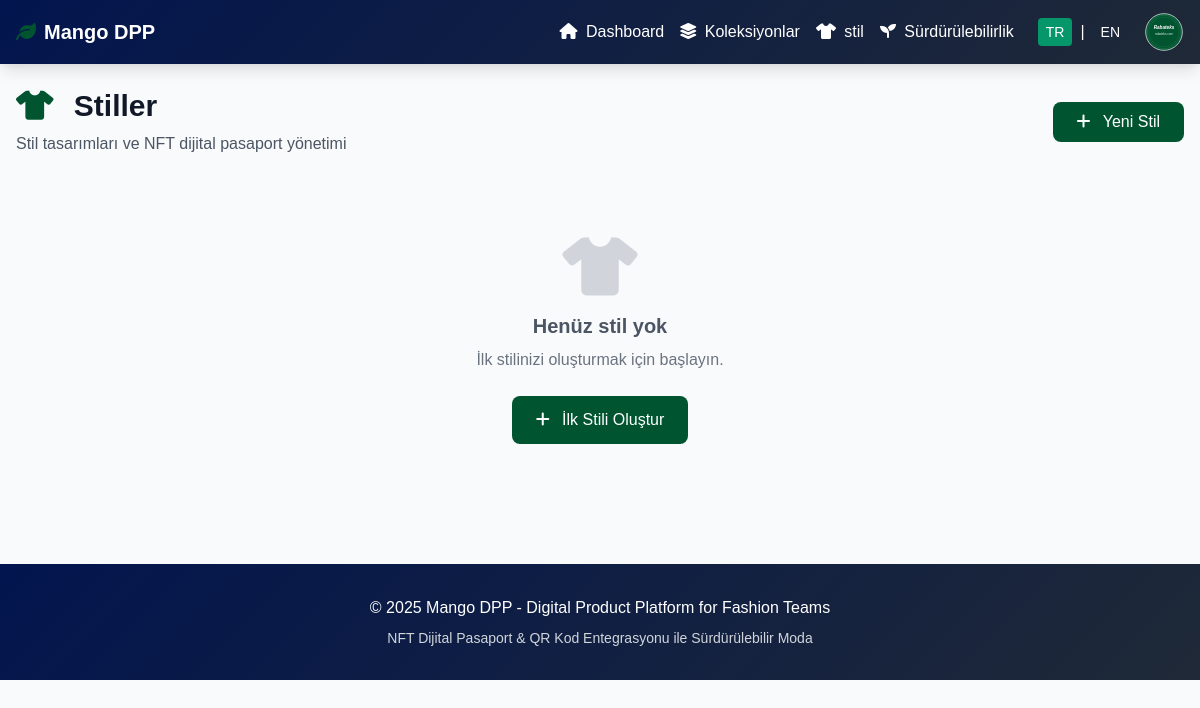
The page /styles on the database as committed earlier.
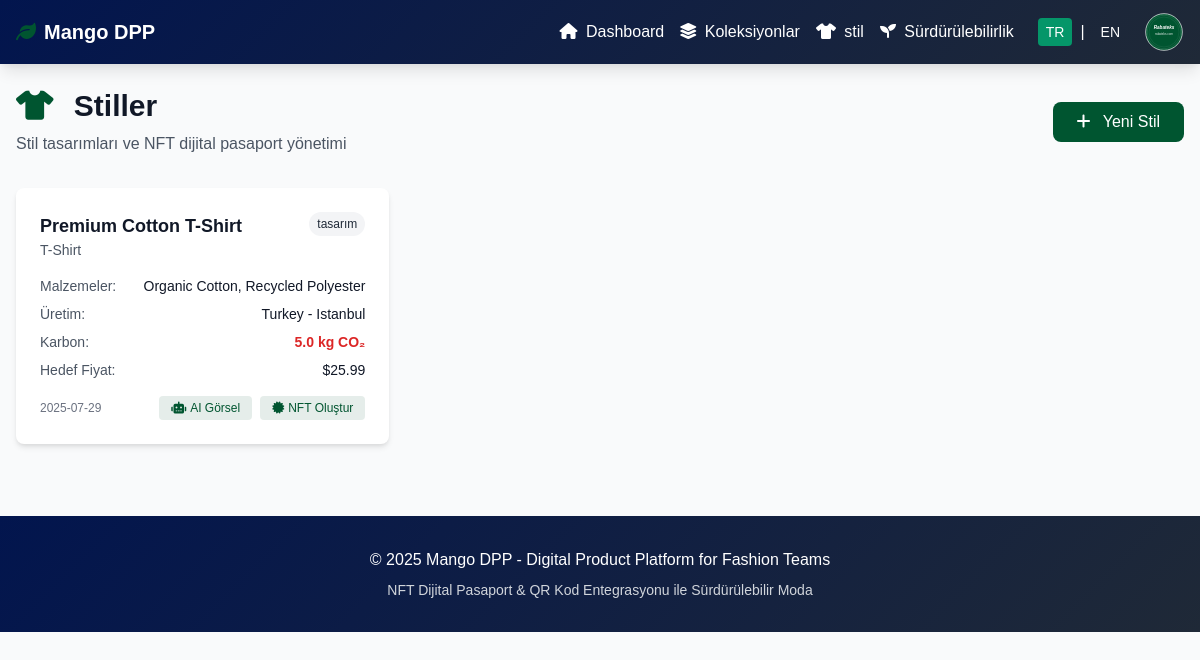
The same page on the database as committed later.
### models.py (models this page shows)
class Style(Base):
    __tablename__ = "styles"
    id = Column(String, primary_key=True)
    name = Column(String, nullable=False)
    collection_id = Column(String, ForeignKey("collections.id"))
    category = Column(String, nullable=False)
    materials = Column(JSON)  # Store as JSON array
    target_price = Column(Float)
    production_location = Column(String)
    supplier = Column(String)
    carbon_footprint = Column(Float)
    status = Column(String, default="tasarım")
    image_url = Column(String)
    nft_id = Column(String)
    created_at = Column(DateTime, default=datetime.utcnow)
    collection = relationship("Collection", back_populates="styles")

### main.py (the view)
@app.get("/styles")
async def styles_page(request: Request, db: Session = Depends(get_db)):
    lang = get_language(request)
    styles = mango_dpp.get_styles(db)
    collections = mango_dpp.get_collections(db)
    response = templates.TemplateResponse("styles.html", {
        "request": request,
        "styles": styles,
        "collections": collections,
        "lang": lang,
        "t": get_all_texts(lang)
    })
    response.headers["Content-Type"] = "text/html; charset=utf-8"
    return response

### templates/styles.html (shortened to what this page needs)
{% extends "base.html" %}
{% block content %}
<div class="mb-8 flex justify-between items-center">
    <div>
        <h1 class="text-3xl font-bold text-gray-900 mb-2">
            <i class="fas fa-tshirt text-primary mr-3"></i>
            {{ t.styles_title if t else "Styles" }}
        </h1>
        <p class="text-gray-600">{{ t.styles_subtitle if t else "Style designs and NFT digital passport management" }}</p>
    </div>
    <button onclick="showCreateModal()" class="bg-primary text-white px-6 py-2 rounded-lg btn-primary transition-colors">
        <i class="fas fa-plus mr-2"></i>
        {{ t.new_style if t else "New Style" }}
    </button>
</div>
<div class="grid grid-cols-1 md:grid-cols-2 lg:grid-cols-3 gap-6">
    {% for style in styles %}
    <div class="bg-white rounded-lg shadow-md p-6 card-hover">
        <div class="flex justify-between items-start mb-4">
            <div>
                <h3 class="text-lg font-semibold text-gray-900">{{ style.name }}</h3>
                <p class="text-sm text-gray-600">{{ style.category }}</p>
            </div>
            <div class="flex items-center space-x-2">
                <span class="bg-gray-100 text-gray-800 text-xs px-2 py-1 rounded-full">
                    {{ style.status }}
                </span>
            </div>
        </div>
        <div class="space-y-2 mb-4">
            <div class="flex justify-between text-sm">
                <span class="text-gray-600">Malzemeler:</span>
                <span class="text-gray-900">{{ style.materials|join(", ") }}</span>
            </div>
            <div class="flex justify-between text-sm">
                <span class="text-gray-600">Üretim:</span>
                <span class="text-gray-900">{{ style.production_location }}</span>
            </div>
            <div class="flex justify-between text-sm">
                <span class="text-gray-600">{{ t['carbon'] }}:</span>
                <span class="text-red-600 font-semibold">{{ style.carbon_footprint }} kg CO₂</span>
            </div>
            <div class="flex justify-between text-sm">
                <span class="text-gray-600">{{ t['target_price'] }}:</span>
                <span class="text-gray-900">${{ style.target_price }}</span>
            </div>
        </div>
        <div class="flex justify-between items-center">
            <span class="text-xs text-gray-500">
                {{ style.created_at.strftime('%Y-%m-%d') if style.created_at else '' }}
            </span>
            <div class="flex space-x-2">
                {% if not style.image_url %}
                <button onclick="generateImage('{{ style.id }}')" class="bg-primary-light text-primary px-3 py-1 rounded text-xs hover:bg-green-200 transition-colors">
                    <i class="fas fa-robot mr-1"></i>AI Görsel
                </button>
                {% endif %}
                {% if style.nft_id %}
                <button onclick="viewNFT('{{ style.nft_id }}')" class="bg-navy-light text-navy px-3 py-1 rounded text-xs hover:bg-blue-200 transition-colors">
                    <i class="fas fa-eye mr-1"></i>NFT Görüntüle
                </button>
                {% else %}
                <button onclick="generateNFT('{{ style.id }}')" class="bg-primary-light text-primary px-3 py-1 rounded text-xs hover:bg-green-200 transition-colors">
                    <i class="fas fa-certificate mr-1"></i>{{ t['nft_create'] if t else "Create NFT" }}
                </button>
                {% endif %}
            </div>
        </div>
    </div>
    {% endfor %}
    {% if not styles %}
    <div class="col-span-3 text-center py-12">
        <i class="fas fa-tshirt text-6xl text-gray-300 mb-4"></i>
        <h3 class="text-xl font-semibold text-gray-600 mb-2">{{ t['no_styles_yet'] if t else "No styles yet" }}</h3>
        <p class="text-gray-500 mb-6">{{ t['start_creating_style'] if t else "Start by creating your first style." }}</p>
        <button onclick="showCreateModal()" class="btn-green-special text-white px-6 py-3 rounded-lg transition-colors">
            <i class="fas fa-plus mr-2"></i>
            {{ t['create_first_style'] if t else "Create First Style" }}
        </button>
    </div>
    {% endif %}
</div>
{% endblock %}

### templates/base.html (shortened to what this page needs)
<!DOCTYPE html>
<html lang="{{ lang }}">
<head>
    <link href="https://cdn.jsdelivr.net/npm/tailwindcss@2.2.19/dist/tailwind.min.css" rel="stylesheet">
    <link href="https://cdnjs.cloudflare.com/ajax/libs/font-awesome/6.0.0/css/all.min.css" rel="stylesheet">
</head>
<body class="bg-gray-50 min-h-screen">
    <nav class="gradient-bg shadow-lg">
        <div class="max-w-7xl mx-auto px-4">
            <div class="flex justify-between h-16">
                <div class="flex items-center">
                    <a href="/" class="text-white text-lg md:text-xl font-bold flex items-center">
                        <i class="fas fa-leaf mr-2" style="color: var(--color-primary);"></i>
                        <span class="hidden sm:inline">Mango DPP</span>
                    </a>
                </div>
                <div class="hidden lg:flex items-center space-x-6">
                    <div class="flex items-center space-x-4">
                        <a href="/" class="text-white hover:text-green-300 transition-colors">
                            <i class="fas fa-home mr-1"></i> {{ t.dashboard if t else "Dashboard" }}
                        </a>
                        <a href="/collections" class="text-white hover:text-green-300 transition-colors">
                            <i class="fas fa-layer-group mr-1"></i> {{ t.collections if t else "Collections" }}
                        </a>
                        <a href="/styles" class="text-white hover:text-green-300 transition-colors">
                            <i class="fas fa-tshirt mr-1"></i> {{ t.styles if t else "Styles" }}
                        </a>
                        <a href="/sustainability" class="text-white hover:text-green-300 transition-colors">
                            <i class="fas fa-seedling mr-1"></i> {{ t.sustainability if t else "Sustainability" }}
                        </a>
                    </div>
                    <div class="flex items-center space-x-4">
                        <div class="flex items-center space-x-2">
                            <button onclick="switchLanguage('tr')"
                                    class="text-white hover:text-green-300 transition-colors text-sm px-2 py-1 rounded {{ 'bg-green-600' if lang == 'tr' else '' }}">
                                TR
                            </button>
                            <span class="text-white">|</span>
                            <button onclick="switchLanguage('en')"
                                    class="text-white hover:text-green-300 transition-colors text-sm px-2 py-1 rounded {{ 'bg-green-600' if lang == 'en' else '' }}">
                                EN
                            </button>
                        </div>
                        <div class="flex items-center">
                            <a href="https://www.rabateks.com" target="_blank" class="flex items-center hover:opacity-80 transition-opacity">
                                <img src="/static/images/rabateks-logo.svg"
                                     alt="Rabateks"
                                     class="h-8 w-8 md:h-10 md:w-10">
                            </a>
                        </div>
                    </div>
                </div>
            </div>
                </div>
    </nav>
    <main class="max-w-7xl mx-auto py-6 px-4">
        {% block content %}{% endblock %}
    </main>
    <footer class="gradient-bg text-white py-8 mt-12">
        <div class="max-w-7xl mx-auto px-4 text-center">
            <p>&copy; 2025 Mango DPP - Digital Product Platform for Fashion Teams</p>
            <p class="text-sm text-gray-300 mt-2">NFT Dijital Pasaport & QR Kod Entegrasyonu ile Sürdürülebilir Moda</p>
        </div>
    </footer>
</body>
</html>

### templates/base.html (style rules this page uses)
* { font-family: Arial, sans-serif; }
:root { --color-primary: #005530; --color-secondary: #D51635; --color-navy: #02154e; --color-primary-light: rgba(0, 85, 48, 0.1); --color-secondary-light: rgba(213, 22, 53, 0.1); --color-navy-light: rgba(2, 21, 78, 0.1); }
.gradient-bg { background: linear-gradient(135deg, var(--color-navy) 0%, #1f2937 100%); }
.card-hover { transition: all 0.3s ease; }
.bg-primary { background-color: var(--color-primary) !important; }
.bg-primary-light { background-color: var(--color-primary-light) !important; }
.text-primary { color: var(--color-primary) !important; }

Rows that differ between the two databases and show on the page:
added Style: name "Premium Cotton T-Shirt", category "T-Shirt", status "tasarım", materials "Organic Cotton, Recycled Polyester", production_location "Turkey - Istanbul", carbon "Karbon", carbon_footprint "5.0", target_price "Hedef Fiyat", target_price "25.99", created_at "2025-07-29", t "NFT Oluştur"
Other text that changed with them:
{{ t['no_styles_yet'] if t else "No styles yet" }}: "Henüz stil yok" → (not shown)
{{ t['create_first_style'] if t else "Create First Style" }}: "İlk Stili Oluştur" → (not shown)
text no longer shown: "İlk stilinizi oluşturmak için başlayın."
